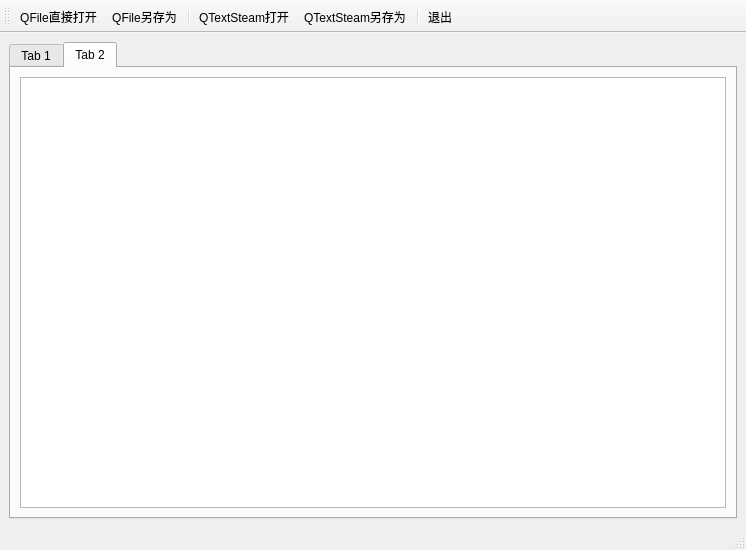
<?xml version="1.0" encoding="UTF-8"?>
<ui version="4.0">
 <class>MainWindow</class>
 <widget class="QMainWindow" name="MainWindow">
  <property name="geometry">
   <rect>
    <x>0</x>
    <y>0</y>
    <width>746</width>
    <height>550</height>
   </rect>
  </property>
  <property name="windowTitle">
   <string>MainWindow</string>
  </property>
  <widget class="QWidget" name="centralwidget">
   <layout class="QVBoxLayout" name="verticalLayout">
    <item>
     <widget class="QTabWidget" name="tabWidget">
      <property name="currentIndex">
       <number>1</number>
      </property>
      <widget class="QWidget" name="tab">
       <attribute name="title">
        <string>Tab 1</string>
       </attribute>
       <layout class="QHBoxLayout" name="horizontalLayout">
        <item>
         <widget class="QTextEdit" name="edQFile"/>
        </item>
       </layout>
      </widget>
      <widget class="QWidget" name="tab_2">
       <attribute name="title">
        <string>Tab 2</string>
       </attribute>
       <layout class="QHBoxLayout" name="horizontalLayout_2">
        <item>
         <widget class="QTextEdit" name="edQTextStream"/>
        </item>
       </layout>
      </widget>
     </widget>
    </item>
   </layout>
  </widget>
  <widget class="QStatusBar" name="statusbar"/>
  <widget class="QToolBar" name="toolBar">
   <property name="windowTitle">
    <string>toolBar</string>
   </property>
   <property name="toolButtonStyle">
    <enum>Qt::ToolButtonTextUnderIcon</enum>
   </property>
   <attribute name="toolBarArea">
    <enum>TopToolBarArea</enum>
   </attribute>
   <attribute name="toolBarBreak">
    <bool>false</bool>
   </attribute>
   <addaction name="actQFileOpen"/>
   <addaction name="actQFileSave"/>
   <addaction name="separator"/>
   <addaction name="actQTextOpen"/>
   <addaction name="actQTextSave"/>
   <addaction name="separator"/>
   <addaction name="actExit"/>
  </widget>
  <action name="actQFileOpen">
   <property name="icon">
    <iconset resource="res.qrc">
     <normaloff>:/images/images/7_2.png</normaloff>:/images/images/7_2.png</iconset>
   </property>
   <property name="text">
    <string>QFile直接打开</string>
   </property>
   <property name="toolTip">
    <string>QFile直接打开</string>
   </property>
  </action>
  <action name="actQFileSave">
   <property name="icon">
    <iconset resource="res.qrc">
     <normaloff>:/images/images/7_1.png</normaloff>:/images/images/7_1.png</iconset>
   </property>
   <property name="text">
    <string>QFile另存为</string>
   </property>
  </action>
  <action name="actQTextOpen">
   <property name="icon">
    <iconset resource="res.qrc">
     <normaloff>:/images/images/7_3.png</normaloff>:/images/images/7_3.png</iconset>
   </property>
   <property name="text">
    <string>QTextSteam打开</string>
   </property>
  </action>
  <action name="actQTextSave">
   <property name="icon">
    <iconset resource="res.qrc">
     <normaloff>:/images/images/7_4.png</normaloff>:/images/images/7_4.png</iconset>
   </property>
   <property name="text">
    <string>QTextSteam另存为</string>
   </property>
  </action>
  <action name="actExit">
   <property name="icon">
    <iconset resource="res.qrc">
     <normaloff>:/images/images/7_quit.png</normaloff>:/images/images/7_quit.png</iconset>
   </property>
   <property name="text">
    <string>退出</string>
   </property>
  </action>
 </widget>
 <resources>
  <include location="res.qrc"/>
 </resources>
 <connections>
  <connection>
   <sender>actExit</sender>
   <signal>triggered()</signal>
   <receiver>MainWindow</receiver>
   <slot>close()</slot>
   <hints>
    <hint type="sourcelabel">
     <x>-1</x>
     <y>-1</y>
    </hint>
    <hint type="destinationlabel">
     <x>372</x>
     <y>274</y>
    </hint>
   </hints>
  </connection>
 </connections>
</ui>
